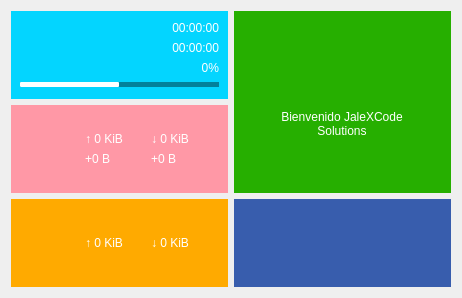
             <widget class="QWidget" name="scrollAreaWidgetContents_2">
              <property name="geometry">
               <rect>
                <x>0</x>
                <y>0</y>
                <width>462</width>
                <height>298</height>
               </rect>
              </property>
              <property name="styleSheet">
               <string notr="true"/>
              </property>
              <layout class="QGridLayout" name="gridLayout_34">
               <item row="0" column="0">
                <widget class="QWidget" name="time_widget" native="true">
                 <property name="minimumSize">
                  <size>
                   <width>0</width>
                   <height>0</height>
                  </size>
                 </property>
                 <property name="maximumSize">
                  <size>
                   <width>16777215</width>
                   <height>110</height>
                  </size>
                 </property>
                 <property name="toolTip">
                  <string>Tiempo</string>
                 </property>
                 <property name="whatsThis">
                  <string>&lt;html&gt;&lt;head/&gt;&lt;body&gt;&lt;p&gt;Muestra el tiempo que ha estado conectado a Internet, el tiempo restante (si es un usuario temporal) y el porciento de consumo del tiempo&lt;/p&gt;&lt;/body&gt;&lt;/html&gt;</string>
                 </property>
                 <property name="styleSheet">
                  <string notr="true">QWidget#time_widget{
	background-color: rgb(3, 213, 255);
}

QWidget#time_widget::hover{
	background-color: rgb(2, 192, 230);
}</string>
                 </property>
                 <layout class="QGridLayout" name="gridLayout_20">
                  <item row="0" column="0">
                   <widget class="QLabel" name="label_3">
                    <property name="minimumSize">
                     <size>
                      <width>50</width>
                      <height>50</height>
                     </size>
                    </property>
                    <property name="maximumSize">
                     <size>
                      <width>50</width>
                      <height>50</height>
                     </size>
                    </property>
                    <property name="styleSheet">
                     <string notr="true">font: 20pt &quot;Segoe UI&quot;;</string>
                    </property>
                    <property name="text">
                     <string/>
                    </property>
                    <property name="pixmap">
                     <pixmap resource="file_rc.qrc">:/Graphics/graphics/connected_time.png</pixmap>
                    </property>
                    <property name="scaledContents">
                     <bool>true</bool>
                    </property>
                    <property name="alignment">
                     <set>Qt::AlignCenter</set>
                    </property>
                   </widget>
                  </item>
                  <item row="0" column="1">
                   <widget class="QWidget" name="time_content_2" native="true">
                    <layout class="QGridLayout" name="gridLayout_21">
                     <property name="leftMargin">
                      <number>0</number>
                     </property>
                     <property name="topMargin">
                      <number>0</number>
                     </property>
                     <property name="rightMargin">
                      <number>0</number>
                     </property>
                     <property name="bottomMargin">
                      <number>0</number>
                     </property>
                     <item row="3" column="0">
                      <widget class="QLabel" name="time_percent">
                       <property name="styleSheet">
                        <string notr="true">font: bold 12pt &quot;Segoe UI&quot;;
	color: rgb(255, 255, 255);</string>
                       </property>
                       <property name="text">
                        <string>0%</string>
                       </property>
                       <property name="alignment">
                        <set>Qt::AlignRight|Qt::AlignTrailing|Qt::AlignVCenter</set>
                       </property>
                      </widget>
                     </item>
                     <item row="0" column="0">
                      <widget class="QLabel" name="current_time">
                       <property name="styleSheet">
                        <string notr="true">font: bold 16pt &quot;Segoe UI&quot;;
color: white;
</string>
                       </property>
                       <property name="text">
                        <string>00:00:00</string>
                       </property>
                       <property name="alignment">
                        <set>Qt::AlignRight|Qt::AlignTrailing|Qt::AlignVCenter</set>
                       </property>
                      </widget>
                     </item>
                     <item row="1" column="0">
                      <widget class="QLabel" name="elapsed_time">
                       <property name="styleSheet">
                        <string notr="true">font: 14pt &quot;Segoe UI&quot;;
	color: rgb(255, 255, 255);</string>
                       </property>
                       <property name="text">
                        <string>00:00:00</string>
                       </property>
                       <property name="alignment">
                        <set>Qt::AlignRight|Qt::AlignTrailing|Qt::AlignVCenter</set>
                       </property>
                      </widget>
                     </item>
                    </layout>
                   </widget>
                  </item>
                  <item row="1" column="0" colspan="2">
                   <widget class="QProgressBar" name="time_progress">
                    <property name="maximumSize">
                     <size>
                      <width>16777215</width>
                      <height>5</height>
                     </size>
                    </property>
                    <property name="styleSheet">
                     <string notr="true">QProgressBar {
    border: none;
    /*border-radius: 1px;
    text-align: center;*/
	background-color: rgb(0, 0, 0, 100);
	height:1px;
}

QProgressBar::chunk {
    border-radius: 0.5px;
    background-color: white;
}</string>
                    </property>
                    <property name="value">
                     <number>50</number>
                    </property>
                    <property name="textVisible">
                     <bool>false</bool>
                    </property>
                   </widget>
                  </item>
                 </layout>
                </widget>
               </item>
               <item row="0" column="1" rowspan="2">
                <widget class="QWidget" name="welcome_widget" native="true">
                 <property name="minimumSize">
                  <size>
                   <width>0</width>
                   <height>0</height>
                  </size>
                 </property>
                 <property name="maximumSize">
                  <size>
                   <width>16777215</width>
                   <height>16777215</height>
                  </size>
                 </property>
                 <property name="toolTip">
                  <string>Bienvenido a XGAMES</string>
                 </property>
                 <property name="styleSheet">
                  <string notr="true">QWidget#welcome_widget{
	background-color:  rgb(38, 175, 0);
}

QWidget#welcome_widget::hover{
	background-color:green ;
}</string>
                 </property>
                 <layout class="QGridLayout" name="gridLayout_22">
                  <property name="topMargin">
                   <number>50</number>
                  </property>
                  <property name="bottomMargin">
                   <number>50</number>
                  </property>
                  <item row="1" column="0" alignment="Qt::AlignHCenter|Qt::AlignVCenter">
                   <widget class="QLabel" name="user_2">
                    <property name="styleSheet">
                     <string notr="true">color: rgb(255, 255, 255);
font: bold 12pt &quot;Segoe UI&quot;;</string>
                    </property>
                    <property name="text">
                     <string>Bienvenido JaleXCode Solutions</string>
                    </property>
                    <property name="textFormat">
                     <enum>Qt::PlainText</enum>
                    </property>
                    <property name="alignment">
                     <set>Qt::AlignCenter</set>
                    </property>
                    <property name="wordWrap">
                     <bool>true</bool>
                    </property>
                   </widget>
                  </item>
                  <item row="0" column="0" alignment="Qt::AlignHCenter|Qt::AlignVCenter">
                   <widget class="QLabel" name="label_4">
                    <property name="minimumSize">
                     <size>
                      <width>0</width>
                      <height>0</height>
                     </size>
                    </property>
                    <property name="maximumSize">
                     <size>
                      <width>150</width>
                      <height>50</height>
                     </size>
                    </property>
                    <property name="text">
                     <string/>
                    </property>
                    <property name="pixmap">
                     <pixmap resource="file_rc.qrc">:/Logo/graphics/xgames_white.png</pixmap>
                    </property>
                    <property name="scaledContents">
                     <bool>true</bool>
                    </property>
                    <property name="alignment">
                     <set>Qt::AlignCenter</set>
                    </property>
                   </widget>
                  </item>
                 </layout>
                </widget>
               </item>
               <item row="1" column="0">
                <widget class="QWidget" name="speed_widget" native="true">
                 <property name="minimumSize">
                  <size>
                   <width>0</width>
                   <height>0</height>
                  </size>
                 </property>
                 <property name="maximumSize">
                  <size>
                   <width>166662</width>
                   <height>110</height>
                  </size>
                 </property>
                 <property name="toolTip">
                  <string>Velocidad de Internet</string>
                 </property>
                 <property name="whatsThis">
                  <string>&lt;html&gt;&lt;head/&gt;&lt;body&gt;&lt;p&gt;Muestra la velocidad del tráfico de la red correspondiente al adaptador de Red seleccionado&lt;/p&gt;&lt;/body&gt;&lt;/html&gt;</string>
                 </property>
                 <property name="styleSheet">
                  <string notr="true">QWidget#speed_widget{
	background-color:rgb(255, 152, 166);
}

QWidget#speed_widget::hover{
	background-color:rgb(232, 138, 152);
}</string>
                 </property>
                 <layout class="QGridLayout" name="gridLayout_23">
                  <item row="0" column="0">
                   <widget class="QLabel" name="label_7">
                    <property name="minimumSize">
                     <size>
                      <width>50</width>
                      <height>50</height>
                     </size>
                    </property>
                    <property name="maximumSize">
                     <size>
                      <width>50</width>
                      <height>50</height>
                     </size>
                    </property>
                    <property name="styleSheet">
                     <string notr="true">font: 20pt &quot;Segoe UI&quot;;</string>
                    </property>
                    <property name="text">
                     <string/>
                    </property>
                    <property name="pixmap">
                     <pixmap resource="file_rc.qrc">:/Graphics/graphics/speed_flat.png</pixmap>
                    </property>
                    <property name="scaledContents">
                     <bool>true</bool>
                    </property>
                    <property name="alignment">
                     <set>Qt::AlignCenter</set>
                    </property>
                   </widget>
                  </item>
                  <item row="0" column="1">
                   <widget class="QWidget" name="widget_9" native="true">
                    <layout class="QGridLayout" name="gridLayout_24">
                     <property name="leftMargin">
                      <number>0</number>
                     </property>
                     <property name="topMargin">
                      <number>0</number>
                     </property>
                     <property name="rightMargin">
                      <number>0</number>
                     </property>
                     <property name="bottomMargin">
                      <number>0</number>
                     </property>
                     <item row="0" column="0">
                      <widget class="QWidget" name="widget_10" native="true">
                       <layout class="QGridLayout" name="gridLayout_26">
                        <item row="0" column="0">
                         <layout class="QGridLayout" name="gridLayout_27">
                          <item row="0" column="0">
                           <widget class="QLabel" name="upload_speed">
                            <property name="styleSheet">
                             <string notr="true">font: bold 14pt &quot;Segoe UI&quot;;
	color: rgb(255, 255, 255);</string>
                            </property>
                            <property name="text">
                             <string>↑ 0 KiB</string>
                            </property>
                            <property name="alignment">
                             <set>Qt::AlignLeading|Qt::AlignLeft|Qt::AlignVCenter</set>
                            </property>
                           </widget>
                          </item>
                          <item row="1" column="0">
                           <widget class="QLabel" name="increase_u_speed">
                            <property name="styleSheet">
                             <string notr="true">font: 12pt &quot;Segoe UI&quot;;
	color: rgb(255, 255, 255);</string>
                            </property>
                            <property name="text">
                             <string>+0 B</string>
                            </property>
                            <property name="alignment">
                             <set>Qt::AlignLeading|Qt::AlignLeft|Qt::AlignVCenter</set>
                            </property>
                           </widget>
                          </item>
                         </layout>
                        </item>
                        <item row="0" column="1">
                         <layout class="QGridLayout" name="gridLayout_28">
                          <item row="0" column="0">
                           <widget class="QLabel" name="download_speed">
                            <property name="styleSheet">
                             <string notr="true">font: bold 14pt &quot;Segoe UI&quot;;
	color: rgb(255, 255, 255);</string>
                            </property>
                            <property name="text">
                             <string>↓ 0 KiB</string>
                            </property>
                           </widget>
                          </item>
                          <item row="1" column="0">
                           <widget class="QLabel" name="increase_d_speed">
                            <property name="styleSheet">
                             <string notr="true">font: 12pt &quot;Segoe UI&quot;;
	color: rgb(255, 255, 255);</string>
                            </property>
                            <property name="text">
                             <string>+0 B</string>
                            </property>
                            <property name="alignment">
                             <set>Qt::AlignLeading|Qt::AlignLeft|Qt::AlignVCenter</set>
                            </property>
                           </widget>
                          </item>
                         </layout>
                        </item>
                       </layout>
                      </widget>
                     </item>
                    </layout>
                   </widget>
                  </item>
                 </layout>
                </widget>
               </item>
               <item row="2" column="0">
                <widget class="QWidget" name="up_down_widget" native="true">
                 <property name="minimumSize">
                  <size>
                   <width>0</width>
                   <height>0</height>
                  </size>
                 </property>
                 <property name="maximumSize">
                  <size>
                   <width>166662</width>
                   <height>110</height>
                  </size>
                 </property>
                 <property name="toolTip">
                  <string>Cantidad de datos subidos/descargados</string>
                 </property>
                 <property name="whatsThis">
                  <string>&lt;html&gt;&lt;head/&gt;&lt;body&gt;&lt;p&gt;Muestra la cantidad de datos enviados o descargados desde que inició sesión&lt;/p&gt;&lt;/body&gt;&lt;/html&gt;</string>
                 </property>
                 <property name="styleSheet">
                  <string notr="true">QWidget#up_down_widget{
	background-color:rgb(255, 170, 0);
}

QWidget#up_down_widget::hover{
	background-color:rgb(223, 125, 5);
}</string>
                 </property>
                 <layout class="QGridLayout" name="gridLayout_8">
                  <item row="0" column="0">
                   <widget class="QLabel" name="label_8">
                    <property name="minimumSize">
                     <size>
                      <width>50</width>
                      <height>50</height>
                     </size>
                    </property>
                    <property name="maximumSize">
                     <size>
                      <width>50</width>
                      <height>50</height>
                     </size>
                    </property>
                    <property name="styleSheet">
                     <string notr="true">font: 20pt &quot;Segoe UI&quot;;</string>
                    </property>
                    <property name="text">
                     <string/>
                    </property>
                    <property name="pixmap">
                     <pixmap resource="file_rc.qrc">:/Graphics/graphics/up_down.png</pixmap>
                    </property>
                    <property name="scaledContents">
                     <bool>true</bool>
                    </property>
                    <property name="alignment">
                     <set>Qt::AlignCenter</set>
                    </property>
                   </widget>
                  </item>
                  <item row="0" column="1">
                   <widget class="QWidget" name="widget_12" native="true">
                    <layout class="QGridLayout" name="gridLayout_9">
                     <item row="0" column="0">
                      <widget class="QLabel" name="uploaded_data">
                       <property name="styleSheet">
                        <string notr="true">font: bold 14pt &quot;Segoe UI&quot;;
	color: rgb(255, 255, 255);</string>
                       </property>
                       <property name="text">
                        <string>↑ 0 KiB</string>
                       </property>
                       <property name="alignment">
                        <set>Qt::AlignLeading|Qt::AlignLeft|Qt::AlignVCenter</set>
                       </property>
                      </widget>
                     </item>
                     <item row="0" column="1">
                      <widget class="QLabel" name="downloaded_data">
                       <property name="styleSheet">
                        <string notr="true">font: bold 14pt &quot;Segoe UI&quot;;
	color: rgb(255, 255, 255);</string>
                       </property>
                       <property name="text">
                        <string>↓ 0 KiB</string>
                       </property>
                      </widget>
                     </item>
                    </layout>
                   </widget>
                  </item>
                 </layout>
                </widget>
               </item>
               <item row="2" column="1">
                <widget class="QWidget" name="tile_widget" native="true">
                 <property name="toolTip">
                  <string>POWERED by JaleXCode</string>
                 </property>
                 <property name="styleSheet">
                  <string notr="true">QWidget#tile_widget{
	background-color:rgb(56, 93, 173);
}

QWidget#tile_widget::hover{
	background-color:rgb(20, 70, 110);
}</string>
                 </property>
                 <layout class="QGridLayout" name="gridLayout_39">
                  <item row="0" column="0">
                   <widget class="QLabel" name="label_10">
                    <property name="minimumSize">
                     <size>
                      <width>0</width>
                      <height>0</height>
                     </size>
                    </property>
                    <property name="maximumSize">
                     <size>
                      <width>200</width>
                      <height>50</height>
                     </size>
                    </property>
                    <property name="text">
                     <string/>
                    </property>
                    <property name="pixmap">
                     <pixmap resource="file_rc.qrc">:/images/images/jalex.png</pixmap>
                    </property>
                    <property name="scaledContents">
                     <bool>true</bool>
                    </property>
                   </widget>
                  </item>
                 </layout>
                </widget>
               </item>
              </layout>
             </widget>
